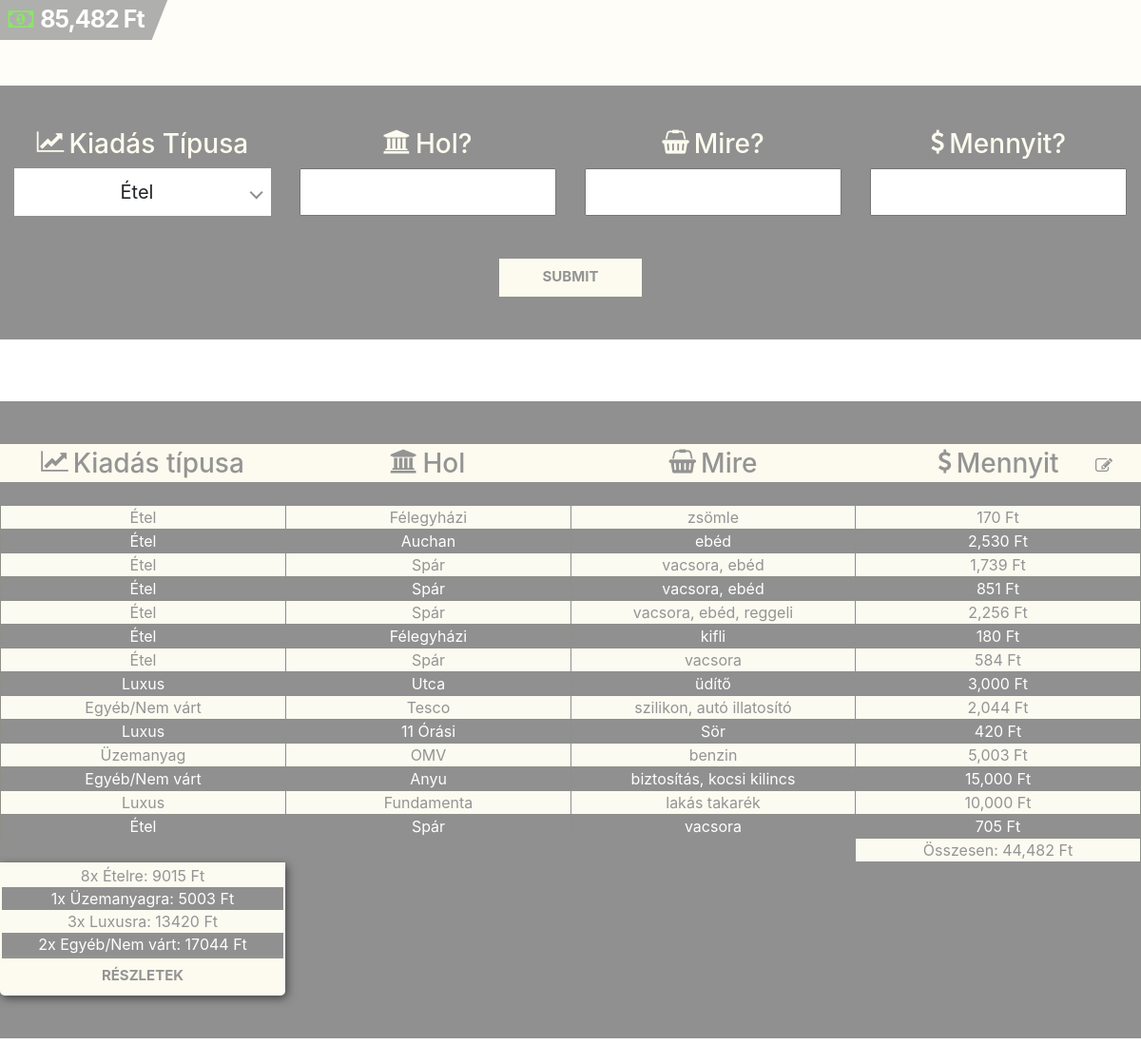
The page / on the database its author committed.
### tables this page shows
CREATE TABLE `gate_money` (
  `id` int(255) NOT NULL,
  `total_money` int(255) NOT NULL,
  `date` datetime NOT NULL DEFAULT CURRENT_TIMESTAMP,
  `next_money` int(255) DEFAULT NULL
);

CREATE TABLE `cost` (
  `id` int(11) NOT NULL,
  `to_spend_where` varchar(255) NOT NULL,
  `to_spend_what` varchar(300) NOT NULL,
  `to_spend_price` int(255) NOT NULL,
  `buy_date` datetime DEFAULT CURRENT_TIMESTAMP,
  `costs_type` text NOT NULL
);

### datalogin.php (called while the page is built, shortened)
<?php
    function dataResults($select, $from, $con){
        $results = mysqli_query($con,"SELECT $select FROM $from WHERE IF(MONTH(buy_date), MONTH(buy_date) = MONTH(CURRENT_DATE()), '')");
        return $results;
    }
    function dataResultsPrice($select, $from, $con){
        $results = mysqli_query($con,"SELECT $select FROM $from");
        return $results;
    }
?>

### index.php (the view, shortened to what this page needs)
<?php
    include 'header.php';
?>
    <div class="remodal-bg">
        <header>
        </header>
        <div class="total-cash">
            <div class="left-box-btn">
                <i class="fa fa-money" aria-hidden="true"></i>
                <?php
                    $results = dataResultsPrice('next_money', 'gate_money', $con);
                    while($row = mysqli_fetch_array($results)){
                        ?>
                        <span class="next-money <?php echo ($row['next_money'] <= 10000) ? 'red ' : ''; ?><?php echo ($row['next_money'] <= 50000 && $row['next_money'] > 10000) ? 'orange' : ''; ?>"><?php echo  number_format($row['next_money']); ?> Ft</span>
                        <?php
                    }
                ?>
            </div>
        </div>
        <div class="container-fluid questionBox">
            <form method="post">
                <div class="row">
                        <div class="col-12 col-md-6 col-lg-3 questionFields">
                            <h3><i class="fa fa-line-chart" aria-hidden="true"></i>Kiadás Típusa</h3>
                        </div>
                        <div class="col-12 col-md-6 col-lg-3 questionFields">
                            <h3><i class="fa fa-university" aria-hidden="true"></i>Hol?</h3>
                            <input type="text" name="spend1" class="spend1">
                        </div>
                        <div class="col-12 col-md-6 col-lg-3 questionFields what">
                            <h3><i class="fa fa-shopping-basket" aria-hidden="true"></i>Mire?</h3>
                            <input type="text" name="spend2" class="spend2">
                        </div>
                        <div class="col-12 col-md-6 col-lg-3 questionFields">
                            <h3><i class="fa fa-usd" aria-hidden="true"></i>Mennyit?</h3>
                            <input type="number" name="spend3" class="spend3">
                        </div>
                </div>
                <input type="submit" class="sendBtn">
            </form>
        </div>
        <div class="container-fluid response">
            <div class="row">
                <div class="col-12 col-md-6 col-lg-3 coststype table-container">
                    <h3><i class="fa fa-line-chart shaked" aria-hidden="true"></i>Kiadás típusa</h3>
                    <div class="release-type">
                        <?php
                        $results = dataResults('*', 'cost', $con);
                        $index = 0;
                        $counter = 0;
                        $coType = array();
                        while($row = mysqli_fetch_array($results)){
                            $coType[$index] = $row['costs_type'];
                            $index++;
                            ?>
                            <p class="data-price <?php echo ($counter % 2 == 0) ? 'colorOn' : 'colorOff'; ?>" data-price="<?php echo $row['to_spend_price']; ?>"><?php  echo $row['costs_type']; ?></p>
                            <?php $counter++;?>
                        <?php }
                            $food = array();
                            $fuel = array();
                            $apartment = array();
                            $luxx = array();
                            $other = array();
                            $foodIndex = 0;
                            $fuelIndex = 0;
                            $apartmentIndex = 0;
                            $luxxIndex = 0;
                            $otherIndex = 0;
                            foreach($coType as $type){
                                if($type == 'Étel'){
                                    $food[$foodIndex] = $type;
                                    $foodIndex++;
                                }elseif($type == 'Üzemanyag'){
                                    $fuel[$fuelIndex] = $type;
                                    $fuelIndex++;
                                }elseif($type == 'Albérlet/Rezsi'){
                                    $apartment[$apartmentIndex] = $type;
                                    $apartmentIndex++;
                                }elseif($type == 'Luxus'){
                                    $luxx[$luxxIndex] = $type;
                                    $luxxIndex++;
                                }else{
                                    $other[$otherIndex] = $type;
                                    $otherIndex++;
                                }
                            }
                        if(!empty($food) || !empty($fuel) || !empty($apartment) || !empty($luxx) || !empty($other)){
                        ?>
                        <div class="final-border-box">
                        <?php
                        }
                        if(!empty($food)) {
                            ?>
                                <p class="final-border">
                                    <?php
                                        echo count($food) . 'x Ételre: ';
                                    ?>
                                        <span class="foodfull"></span>
                                </p>
                            <?php
                        }
                        if(!empty($fuel)) {
                            ?>
                            <p class="final-border">
                                <?php
                                echo count($fuel) . 'x Üzemanyagra: ';
                                ?>
                                <span class="fuelfull"></span>
                            </p>
                            <?php
                        }
                        ?>
                        <?php
                            if(!empty($luxx)){
                        ?>
                            <p class="final-border">
                                <?php
                                echo count($luxx) . 'x Luxusra: ';
                                ?>
                                <span class="luxfull"></span>
                            </p>
                        <?php
                            }
                        if(!empty($other)) {
                            ?>
                            <p class="final-border">
                                <?php
                                echo count($other) . 'x Egyéb/Nem várt: ';
                                ?>
                                <span class="otherfull"></span>
                            </p>
                            <?php
                        }
                        if(!empty($food) || !empty($fuel) || !empty($apartment) || !empty($luxx) || !empty($other)){
                        ?>
                            <a data-remodal-target="modal">
                                <input type="button" value="Részletek" class="detailsBtn">
                            </a>
                        </div>
                        <?php } ?>
                    </div>
                </div>
                <div class="col-12 col-md-6 col-lg-3 reFirst table-container">
                    <h3><i class="fa fa-university shaked" aria-hidden="true"></i>Hol</h3>
                    <div>
                    <?php
                        $counter = 0;
                        $results = dataResults('*', 'cost', $con);
                        while($row = mysqli_fetch_array($results)){
                    ?>
                        <p class="<?php echo ($counter % 2 == 0) ? 'colorOn' : 'colorOff'; ?>"><?php  echo $row['to_spend_where']; ?></p>
                        <?php $counter++;?>
                    <?php } ?>
                    </div>
                </div>
                <div class="col-12 col-md-6 col-lg-3 reSecond table-container">
                    <h3><i class="fa fa-shopping-basket shaked" aria-hidden="true"></i>Mire</h3>
                    <div>
                    <?php
                        $counter = 0;
                        $results = dataResults('*', 'cost', $con);
                        while($row = mysqli_fetch_array($results)){
                    ?>
                        <p class="<?php echo ($counter % 2 == 0) ? 'colorOn' : 'colorOff'; ?>"><?php  echo $row['to_spend_what']; ?></p>
                        <?php $counter++;?>
                    <?php } ?>
                    </div>
                </div>
                <div class="col-12 col-md-6 col-lg-3 reThird table-container">
                    <h3><i class="fa fa-usd shaked" aria-hidden="true"></i>Mennyit <span class="row-modification"><i title="Táblázat szerkesztése" class="fa fa-pencil-square-o" aria-hidden="true"></i></span></h3>
                    <div>
                    <?php
                        $subtotal = 0;
                        $counter = 0;
                        $results = dataResults('*', 'cost', $con);
                        while($row = mysqli_fetch_array($results)){
                    ?>
                        <p class="<?php echo ($counter % 2 == 0) ? 'colorOn' : 'colorOff'; ?>">
                            <?php  echo number_format($row['to_spend_price']) . ' Ft'; ?>
                        </p>
                    <?php
                        $subtotal += $row['to_spend_price'];
                        $counter++;
                        }
                    ?>
                    <p><?php  echo 'Összesen: ' . number_format($subtotal) . ' Ft'; ?></p>
                    </div>
                </div>
            </div>
        </div>
        <div id="chartContainer" style="height: 500px; width: 100%;"></div>
    </div>
    <?php
        include 'footer.php';
    ?>

### header.php (shortened to what this page needs)
<!DOCTYPE html>
<html lang="hu">
<head>
    <link rel="stylesheet" href="https://maxcdn.bootstrapcdn.com/bootstrap/4.0.0-alpha.6/css/bootstrap.min.css">
    <link rel="stylesheet" href="https://cdnjs.cloudflare.com/ajax/libs/font-awesome/4.7.0/css/font-awesome.min.css">
    <link rel="stylesheet" href="css/remodal.css">
    <link rel="stylesheet" href="css/remodal-default-theme.css">
    <link rel="stylesheet" href="css/calculator.css">
    <link rel="stylesheet" href="css/shake.css">
    <link rel="stylesheet" href="css/nice-select.css">
    <?php
        include 'datalogin.php';
    ?>
</head>
<body>

### css/calculator.css (style rules this page uses)
body { background-image:url("../image/background.jpg");background-position:0 0;-webkit-animation:animatedBackground 35s linear infinite;animation:animatedBackground 35s linear infinite }
.row { margin:0 auto;max-width:1200px }
header { padding:45px 0;background-color:rgba(253,251,239,0.5) }
.questionBox { padding:45px 0;background-color:rgba(34,34,34,0.5) }
.questionBox input { padding:0 15px;color:#222;text-align:center;height:50px;width:100% }
input.sendBtn { max-width:150px;margin-left:auto;margin-right:auto;margin-top:45px;margin-bottom:0;height:40px;display:block;background-color:#fdfbef;border:none;font-weight:bold;color:#949494;text-transform:uppercase;font-size:15px;cursor:pointer }
.questionFields { text-align:center }
.questionFields h3 { color:#fdfbef }
.questionFields h3 i { color:#fdfbef;padding-right:5px;font-size:25px;position:relative;top:-3px }
.response { text-align:center;margin-top:65px;padding:45px 0;background-color:rgba(34,34,34,0.5) }
.response .table-container { padding:0 }
.response h3 { color:#949494;background-color:#fdfbef;line-height:40px;margin-bottom:25px }
.response h3 i { padding-right:5px;font-size:25px;position:relative;top:-3px }
.response p { background-color:#fcfbf1;color:#949494;border-right:1px solid #8f8f8a;border-bottom:1px solid #8f8f8a;border-left:1px solid #8f8f8a;margin:0 }
.response p.colorOff { background-color:transparent;color:#fff }
.response p.colorOn { background-color:#fcfbf1;color:#949494 }
.response .coststype p { border-right:none }
.response .reFirst p { border-right:none }
.response .reThird p { border-left:none }
.response .row-modification i { position:absolute;cursor:pointer;right:0;font-size:18px;margin-right:25px;margin-top:17px }
.final-border-box { border:2px solid #fcfbf1;border-radius:0 0 5px 5px;-webkit-box-shadow:2px 3px 10px #464646;box-shadow:2px 3px 10px #464646;margin-top:25px }
.final-border-box p:nth-child(even) { background-color:transparent;color:#fff }
.final-border-box .detailsBtn { width:100%;max-width:100%;margin:0;border:none;border-top:3px solid #949494;height:40px;background-color:#fdfbef;font-weight:bold;color:#949494;text-transform:uppercase;font-size:15px;cursor:pointer }
p.final-border { border:none }
.total-cash { position:fixed;text-align:center;top:0;z-index:2 }
.total-cash .left-box-btn { position:relative;cursor:pointer;width:160px;margin-bottom:10px;font-size:25px;border-top:none;color:#8ce469;background-color:rgba(148,148,148,0.75);padding:2px 0 }
.total-cash .left-box-btn .next-money { color:#fff;letter-spacing:-1px;font-weight:bold }
.total-cash .left-box-btn:before { content:"\A";border-style:solid;border-width:43px 17px 0 0;border-color:rgba(148,148,148,0.75) transparent transparent transparent;position:absolute;right:-17px;top:-2px }

### rows shown on the page
gate_money: next_money "85,482"
cost: costs_type "Étel", to_spend_where "Félegyházi", to_spend_what "zsömle", to_spend_price "170"
cost: costs_type "Étel", to_spend_where "Auchan", to_spend_what "ebéd", to_spend_price "2,530"
cost: costs_type "Étel", to_spend_where "Spár", to_spend_what "vacsora, ebéd", to_spend_price "1,739"
cost: costs_type "Étel", to_spend_where "Spár", to_spend_what "vacsora, ebéd", to_spend_price "851"
cost: costs_type "Étel", to_spend_where "Spár", to_spend_what "vacsora, ebéd, reggeli", to_spend_price "2,256"
cost: costs_type "Étel", to_spend_where "Félegyházi", to_spend_what "kifli", to_spend_price "180"
cost: costs_type "Étel", to_spend_where "Spár", to_spend_what "vacsora", to_spend_price "584"
cost: costs_type "Luxus", to_spend_where "Utca", to_spend_what "üdítő", to_spend_price "3,000"
cost: costs_type "Egyéb/Nem várt", to_spend_where "Tesco", to_spend_what "szilikon, autó illatosító", to_spend_price "2,044"
cost: costs_type "Luxus", to_spend_where "11 Órási", to_spend_what "Sör", to_spend_price "420"
cost: costs_type "Üzemanyag", to_spend_where "OMV", to_spend_what "benzin", to_spend_price "5,003"
cost: costs_type "Egyéb/Nem várt", to_spend_where "Anyu", to_spend_what "biztosítás, kocsi kilincs", to_spend_price "15,000"
cost: costs_type "Luxus", to_spend_where "Fundamenta", to_spend_what "lakás takarék", to_spend_price "10,000"
cost: costs_type "Étel", to_spend_where "Spár", to_spend_what "vacsora", to_spend_price "705"

### other values the page prints
count($food) "8"
count($fuel) "1"
count($luxx) "3"
count($other) "2"
$subtotal "44,482"
